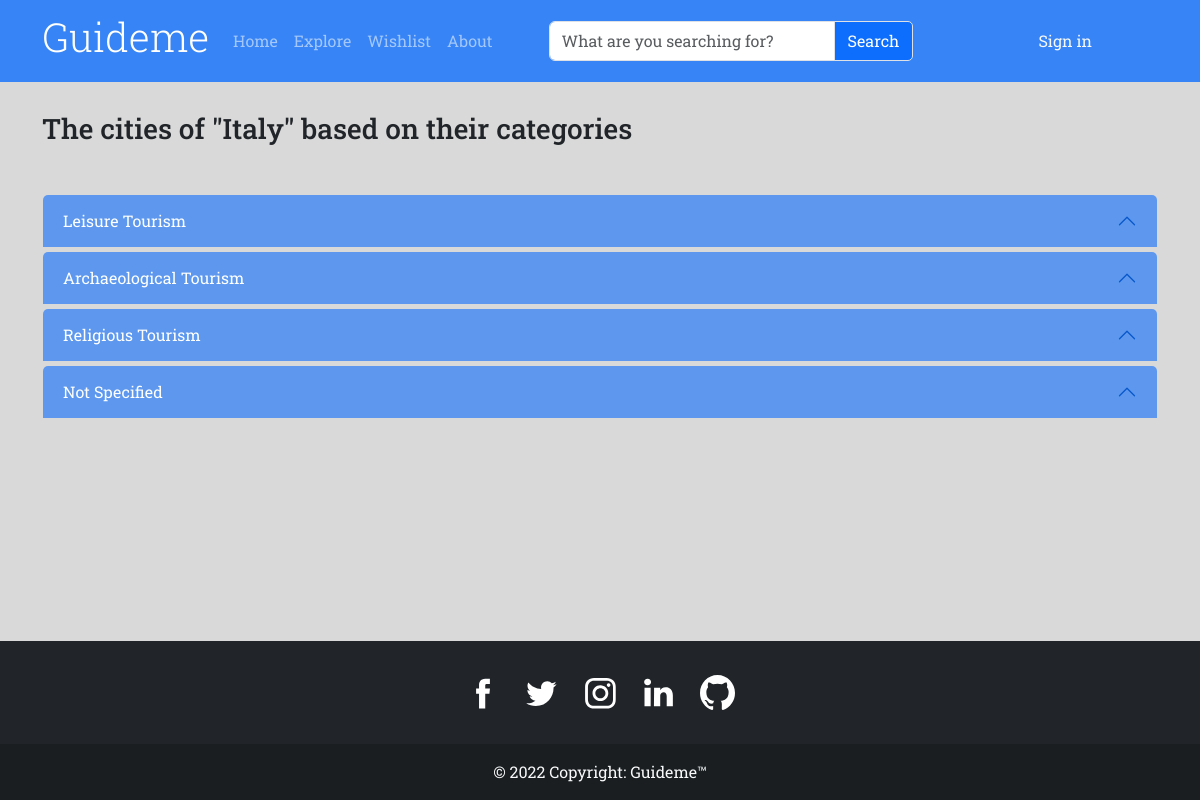
/countries/Italy, run on the app's committed database.
### pages/models.py (models this page shows, shortened)
class Country(models.Model):
    name = models.CharField(max_length=16, verbose_name='Country Name', unique= True)
    image = models.ImageField(upload_to='images/%y/%m/%d', default='images/default/defaultImage.jpg', verbose_name='Photo')
    activeState = models.BooleanField(default=True, verbose_name='Active State')
    class Meta:
        verbose_name = 'Country'
        verbose_name_plural = 'Countries'
        ordering = ['name']
    def __str__(self):
        return self.name

class Category(models.Model):
    type = models.CharField(max_length= 22, null=True, blank=True, unique=True)
    class Meta:
        verbose_name = 'Category'
        verbose_name_plural = 'Categories'

### pages/views.py (the view)
# urls.py: path('countries/<countryName>', views.countries, name='countries'),
def countries(request, countryName = None):
    country = Country.objects.all().filter(name = countryName) if countryName is None else Country.objects.all().get(name = countryName)
    return render(request, 'pages/countries.html', {
        'cities' : City.objects.all(),
        'country' : country,
        'countries' : Country.objects.all(),
        'categories': Category.objects.all().exclude(type = 'Most Rated'),
    })

### templates/pages/countries.html (shortened to what this page needs)
{% extends 'base.html' %}
{% load static%}
{% block content %}
<div class="safe-area container mt-2">
    {% if country %}
    <h3>The cities of "{{country}}" based on their categories</h3>
    <div class="accordion mb-5 mt-5" id="accordionExample">
        <div class="accordion-item">
        {% for category in categories %}
        <h2 class="accordion-header" id="heading{{category.id}}">
            <button class="accordion-button" type="button" data-bs-toggle="collapse"
                data-bs-target="#collapse{{category.id}}" aria-expanded="true" aria-controls="collapse{{category.id}}">
                {% if category.type == 'Not Specified' %}{{category.type}}{% else %} {{category.type}} Tourism{% endif %}
            </button>
        </h2>
            {% endfor %}
        </div>
    </div>
        {% endif %}
    </div>
{% endblock content %}

### Guideme/static/css/style.css (style rules this page uses)
:root { --canvas-color: #D9D9D9; --primary-color: #0d6efd; --navbar-bg-color:#0d6efdcc; --heading-text-color: #000; --paragraph-text-color: rgb(100, 100, 100); --on-hover-primary-color: #0d6efd99; --shadow-color: #00000033; --black: #000; --white: #fff; --border-radius: 5px; --paragraph-font-size: 18px; }
body { min-height: 100vh; display: flex; flex-direction: column; background-color:var(--canvas-color); font-family: 'Roboto Slab', serif; }
.safe-area { padding-top: 13vh; }
.accordion { --bs-accordion-bg: transparent; --bs-accordion-border-color: transparent; --bs-accordion-btn-color: var(--white); --bs-accordion-btn-bg: var(--primary-color); --bs-accordion-active-color: var(--white); --bs-accordion-active-bg: var(--on-hover-primary-color); }
.accordion-header { padding-bottom: 5px; }

### data on the page
Country: name "Italy"
Category: type "Leisure"
Category: type "Archaeological"
Category: type "Religious"
Category: type "Not Specified"
